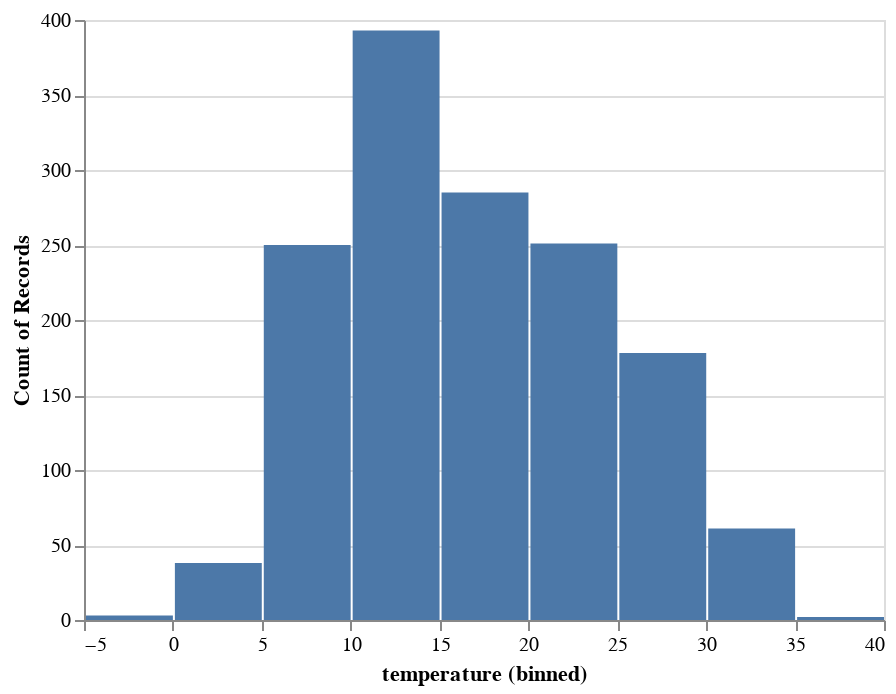

Notebook code for this chart:
### Markdown cell above
It's still a bit hard to see how many data points has each value of temperature.  We can instead make a histogram like this one:

### Code cell
alt.Chart(df).mark_bar().encode(x=alt.X('temperature', bin=True),y='count()')

### Figure 1 — Vega-Lite specification as saved in the notebook (floating-point values rounded to 4 significant figures; data arrays with more than 128 entries replaced by an {"elided": "..."} marker saying what was removed)
{"$schema": "https://vega.github.io/schema/vega-lite/v3.2.1.json", "config": {"mark": {"tooltip": null}, "view": {"height": 300, "width": 400}}, "data": {"name": "data-d4a756336a072a66ce3177ae223f1a37"}, "datasets": {"data-d4a756336a072a66ce3177ae223f1a37": {"elided": "1461 records"}}, "encoding": {"x": {"bin": true, "field": "temperature", "type": "quantitative"}, "y": {"aggregate": "count", "type": "quantitative"}}, "mark": "bar"}
